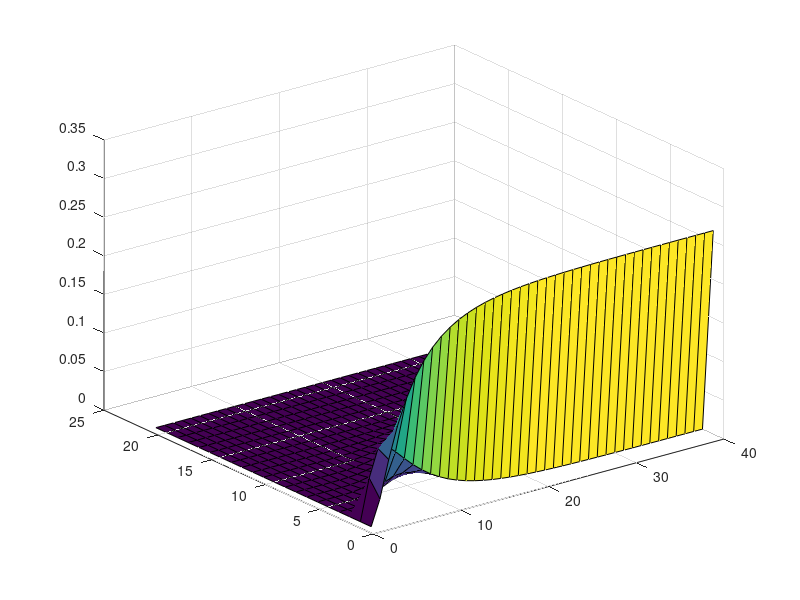

MATLAB code for this plot:
b=0.25;
gamma=0.25;
beta=1;
N=100;
dt=0.01;
n=1999;

P=zeros(N+1,N+1);
P(1,1)=1;
for i=1:N-1
    P(i,i+1)=dt*(b+gamma)*i;
    P(i+1,i+1)=1-dt*(beta*i*(N-i)/N+(b+gamma)*i);
    P(i+2,i+1)=dt*beta*i*(N-i)/N;
end
P(N,N+1)=dt*(b+gamma)*N;
P(N+1,N+1)=1-dt*(b+gamma)*N;

p=zeros(N+1,1);
p0=zeros(N+1,1);
p0(3,1)=1;

Q=zeros(N+1,n+1);
Q(:,1)=p0;
for j=1:n
    Q(:,j+1)=P*Q(:,j);
end

[x,y]=meshgrid(1:n+1,1:N+1);
surf(x,y,Q)

i=0;
j=0;
U=zeros(21,40);
for j=1:40
    for i=1:21
        U(i,j)=Q(1+(i-1)*5,1+(j-1)*50);
    end
end

[x y]=meshgrid(1:40,1:21);
surf(x,y,U)
